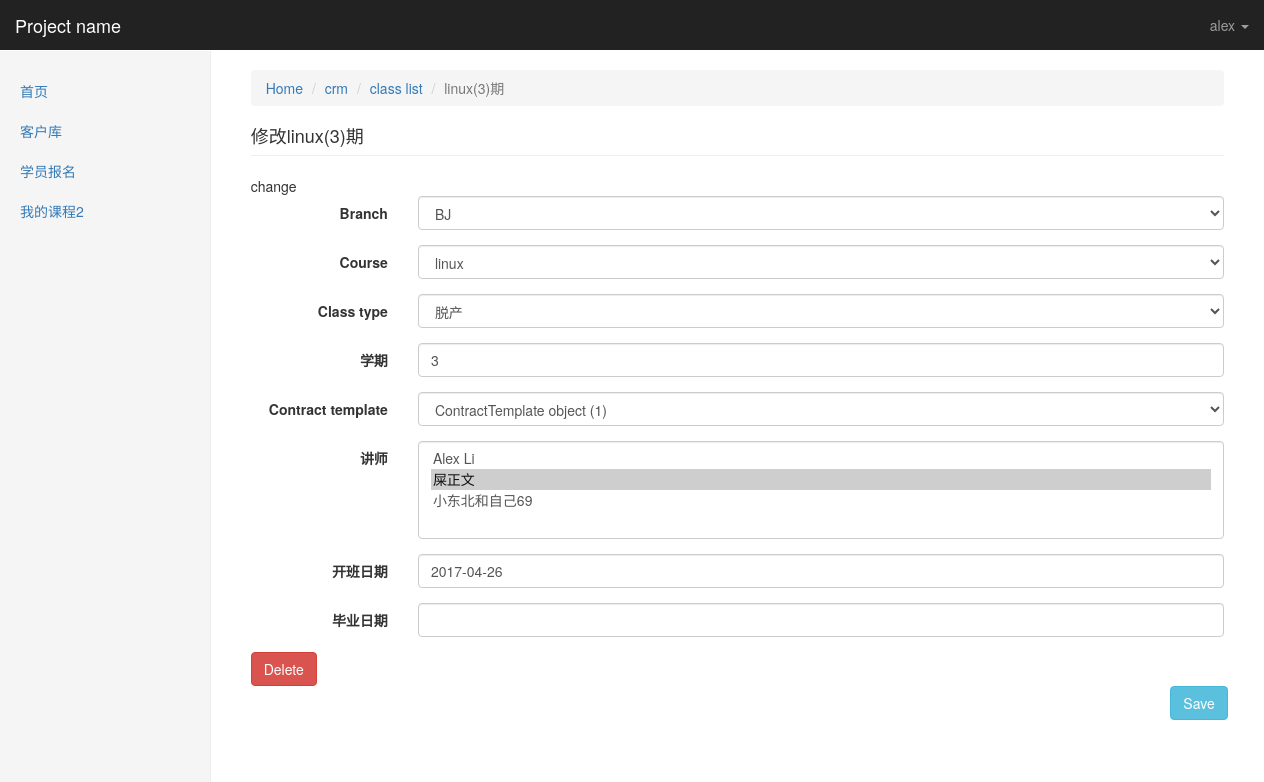
/kingadmin/crm/classlist/2/change/ (signed in), run on the app's committed database.
### crm/models.py (models this page shows, shortened)
class Menus(models.Model):
    name = models.CharField(max_length=64)
    url_type_choices = ((0,'absolute'),(1,'dynamic'))
    url_type = models.SmallIntegerField(choices=url_type_choices,default=0)
    url_name = models.CharField(max_length=128)
    url_name = models.CharField(max_length=128)
    class Meta:
        unique_together = ('name','url_name')

class ClassList(models.Model):
    branch = models.ForeignKey("Branch",on_delete=models.SET_NULL,null=True)
    course = models.ForeignKey("Course",on_delete=models.SET_NULL,null=True)
    class_type_choices = ((0,'脱产'),(1,'周末'),(2,'网络班'))
    class_type = models.SmallIntegerField(choices=class_type_choices,default=0)
    semester = models.SmallIntegerField(verbose_name="学期")
    contract_template = models.ForeignKey("ContractTemplate",blank=True,null=True,on_delete=models.SET_NULL)
    teachers = models.ManyToManyField("UserProfile",verbose_name="讲师")
    start_date = models.DateField("开班日期")
    graduate_date = models.DateField("毕业日期",blank=True,null=True)
    def __str__(self):
        return "%s(%s)期" %(self.course.name,self.semester)
    class Meta:
        unique_together =  ('branch','class_type','course','semester')

class Course(models.Model):
    name = models.CharField(verbose_name='课程名称',max_length=64,unique=True)
    price = models.PositiveSmallIntegerField()
    period = models.PositiveSmallIntegerField(verbose_name="课程周期(月)",default=5)
    outline = models.TextField(verbose_name="大纲")
    def __str__(self):
        return self.name

### kingadmin/views.py (the view)
# urls.py: url(r'^(\w+)/(\w+)/(\d+)/change/$', views.table_obj_change, name="table_obj_change"),
@login_required
def table_obj_change(request,app_name,model_name,obj_id):
    admin_class = site.enabled_admins[app_name][model_name]
    model_form = form_handle.create_dynamic_model_form(admin_class)
    obj = admin_class.model.objects.get(id=obj_id)
    if request.method == "GET":
        form_obj = model_form(instance=obj)
    elif request.method == "POST":
        form_obj = model_form(instance=obj,data=request.POST)
        if form_obj.is_valid():
            form_obj.save()
            return redirect("/kingadmin/%s/%s/" %(app_name,model_name))
    return render(request,'kingadmin/table_obj_change.html',locals())

### crm/models.py (called while the page is built)
    def __str__(self): #__unicode__
        return self.name

    def __str__(self):
        return self.name

### kingadmin/form_handle.py (called while the page is built)
def create_dynamic_model_form(admin_class,form_add=False):
    class Meta:
        model = admin_class.model
        fields = "__all__"
        if not form_add:#change
            exclude = admin_class.readonly_fields
            admin_class.form_add = False #这是因为自始至终admin_class实例都是同一个,
        else: #add
            admin_class.form_add = True
    def __new__(cls, *args, **kwargs):
        print("__new__",cls,args,kwargs)
        for field_name in cls.base_fields:
            filed_obj = cls.base_fields[field_name]
            filed_obj.widget.attrs.update({'class':'form-control'})
        return  ModelForm.__new__(cls)
    dynamic_form = type("DynamicModelForm" ,(ModelForm,) ,{'Meta' :Meta,'__new__':__new__})
    print(dynamic_form)
    return dynamic_form

### kingadmin/templatetags/kingadmin_tags.py (called while the page is built)
@register.simple_tag
def get_model_verbose_name(admin_class):
    return admin_class.model._meta.verbose_name

### kingadmin/templates/kingadmin/table_obj_change.html
{% extends 'kingadmin/index.html' %}
{% load kingadmin_tags %}
{% block  right-content-container %}
    <ol class="breadcrumb">
      <li><a href="/kingadmin/">Home</a></li>
      <li><a href="/kingadmin/{{ app_name }}">{{ app_name }}</a></li>
        <li ><a href="/kingadmin/{{ app_name }}/{{ model_name }}/">{% get_model_verbose_name admin_class %}</a></li>
      <li class="active">{{ form_obj.instance }}</li>
    </ol>
<h4 class="page-header">修改{{ form_obj.instance }}</h4>
<div>
change
{% include 'kingadmin/table_obj_change_component.html' %}
</div>
{% endblock %}

### kingadmin/templates/kingadmin/index.html (shortened to what this page needs)
{% extends 'base.html' %}
{% block body %}
<nav class="navbar navbar-inverse navbar-fixed-top">
  <div class="container-fluid">
    <div class="navbar-header">
      <a class="navbar-brand" href="#">{% block pro_name %}Project name{% endblock %}</a>
    </div>
    <div id="navbar" class="navbar-collapse collapse">
      <ul class="nav navbar-nav navbar-right">
        <li class="dropdown ">
          <a href="#" class="dropdown-toggle" data-toggle="dropdown" role="button" >{{ request.user }} <span class="caret"></span></a>
        </li>
      </ul>
    </div>
  </div>
</nav>
<div class="container-fluid">
  <div class="row">
    <div class="col-sm-3 col-md-2 sidebar">
      <ul class="nav nav-sidebar">
        {% for role in  request.user.userprofile.role.select_related %}
            {% for menu in role.menus.select_related %}
                {% if request.path == menu.url_name %}
                    <li class="active"><a href="{% if menu.url_type == 0 %}{{ menu.url_name }}{% else %}{% url menu.url_name %}{% endif %}">{{ menu.name }}</a></li>
                {% else %}
                    <li ><a href="{% if menu.url_type == 0 %}{{ menu.url_name }}{% else %}{% url menu.url_name %}{% endif %}">{{ menu.name }}</a></li>
                {% endif %}
            {% endfor %}
         {% endfor %}
      </ul>
    </div>
    <div class="col-sm-9 col-sm-offset-3 col-md-10 col-md-offset-2 main">
      {% block  right-content-container %}{% endblock %}
    </div>
  </div>
</div>
{% endblock %}

### kingadmin/templates/kingadmin/table_obj_change_component.html (shortened to what this page needs)
{% load kingadmin_tags %}
<form class="form-horizontal"  method="post" onsubmit="VerificationBeforeFormSubmit()"> {% csrf_token %}
  {% for field in form_obj %}
  <div class="form-group">
    <label class="col-sm-2 control-label">{{ field.label }}</label>
    <div class="col-sm-10">
      {% if field.name in admin_class.filter_horizontal %}
          <div class="col-lg-5">
                <input type="search" class="form-control" oninput="FuzzSearch(this)">
                <select id="id_{{ field.name }}_from" multiple class="form-control">
                    {% get_available_m2m_data field.name form_obj admin_class as available_m2m_data %}
                    {% for obj in available_m2m_data %}
                        <option ondblclick="MoveSelectedOption(this,'id_{{ field.name }}_to')" value="{{ obj.id }}">{{ obj }}</option>
                    {% endfor %}
                </select>
              <p><a onclick="MoveAllElements('id_{{ field.name }}_from','id_{{ field.name }}_to')">Choose All</a></p>
          </div>
          <div class="col-lg-5">
                <select tag="selected_m2m" id="id_{{ field.name }}_to" multiple class="form-control" name="{{ field.name }}">
                    {%  get_selected_m2m_data field.name form_obj admin_class as selected_m2m_data %}
                    {% for obj in selected_m2m_data %}
                        <option value="{{ obj.id }}" ondblclick="MoveSelectedOption(this,'id_{{ field.name }}_from')">{{ obj }}</option>
                    {% endfor %}
                </select>
              <p><a onclick="MoveAllElements('id_{{ field.name }}_to','id_{{ field.name }}_from')">Remove All</a></p>
          </div>
      {% else %}
        {{ field }}
      {% endif %}
    </div>
  </div>
  {% endfor %}
  <div class="form-group">
    {% if  form_obj.instance.id %}
        <div class=" col-sm-2">
          <a  class="btn btn-danger" href="{% url 'obj_delete' app_name model_name form_obj.instance.id  %}">Delete</a>
        </div>
    {% endif %}
    <div class="col-sm-offset-11 col-sm-2">
      <button type="submit" class="btn btn-info">Save</button>
    </div>
  </div>
</form>

### statics/css/dashboard.css (style rules this page uses)
body { padding-top: 50px; }
.navbar-fixed-top { border: 0; }
.sidebar { display: none; }
@media (min-width: 768px) { .sidebar { position: fixed; top: 51px; bottom: 0; left: 0; z-index: 1000; display: block; padding: 20px; overflow-x: hidden; overflow-y: auto; background-color: #f5f5f5; border-right: 1px solid #eee; } }
.nav-sidebar { margin-right: -21px; margin-bottom: 20px; margin-left: -20px; }
.nav-sidebar > li > a { padding-right: 20px; padding-left: 20px; }
.main { padding: 20px; }
@media (min-width: 768px) { .main { padding-right: 40px; padding-left: 40px; } }
.main .page-header { margin-top: 0; }

### data on the page
Menus: name "首页"
Menus: name "客户库"
Menus: name "学员报名"
Menus: name "我的课程2"
ClassList: instance "linux(3)期", form_obj "BJ" "linux" "脱产" "3" "ContractTemplate object (1)" "2017-04-26"

### other printed values
{{ request.user }} "alex"
{{ app_name }} "crm"
{{ field.label }} "Branch" "Course" "Class type" "学期" "Contract template" "讲师" "开班日期" "毕业日期"
